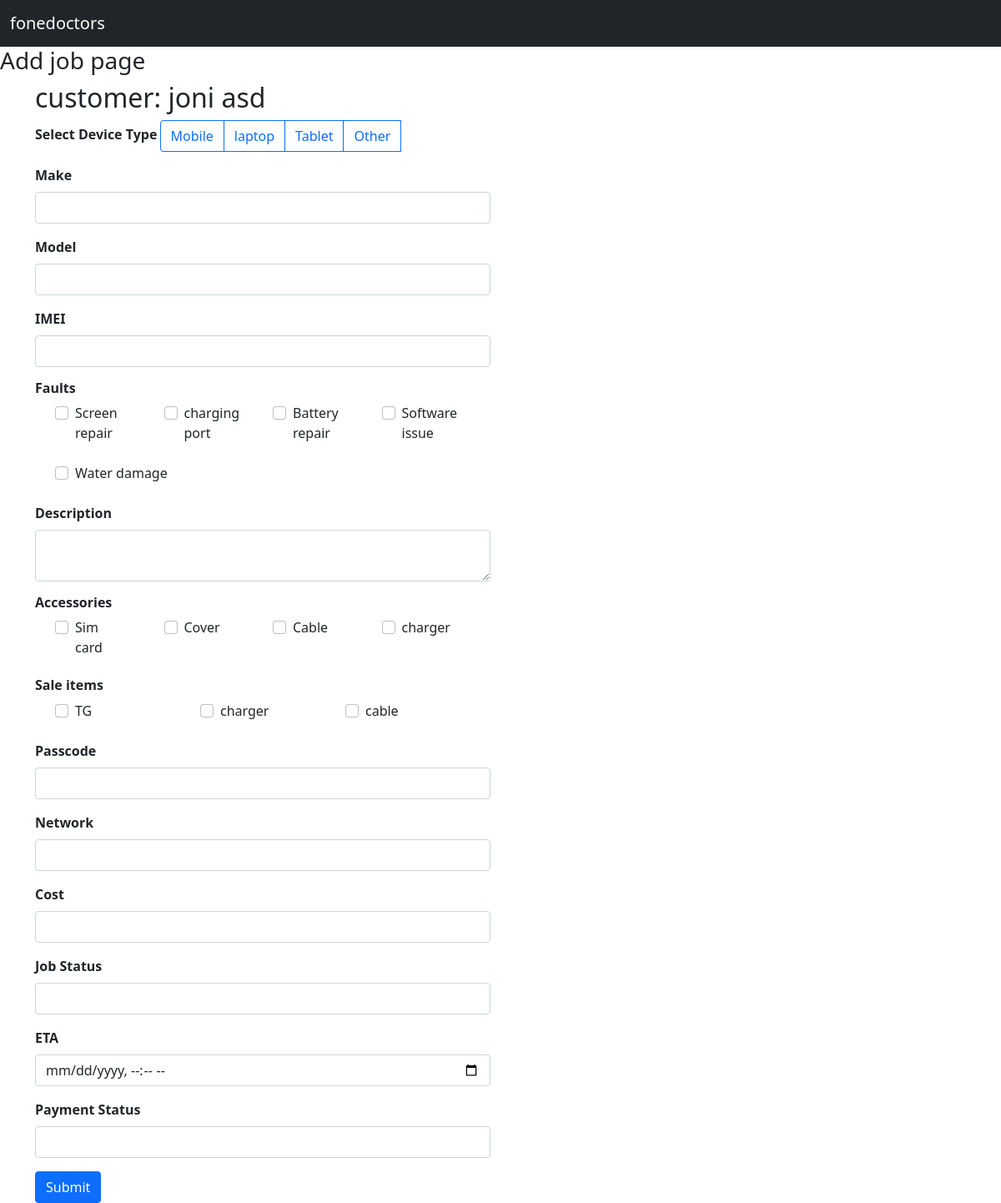
The page /add_direct_job/13 on the database as committed earlier.
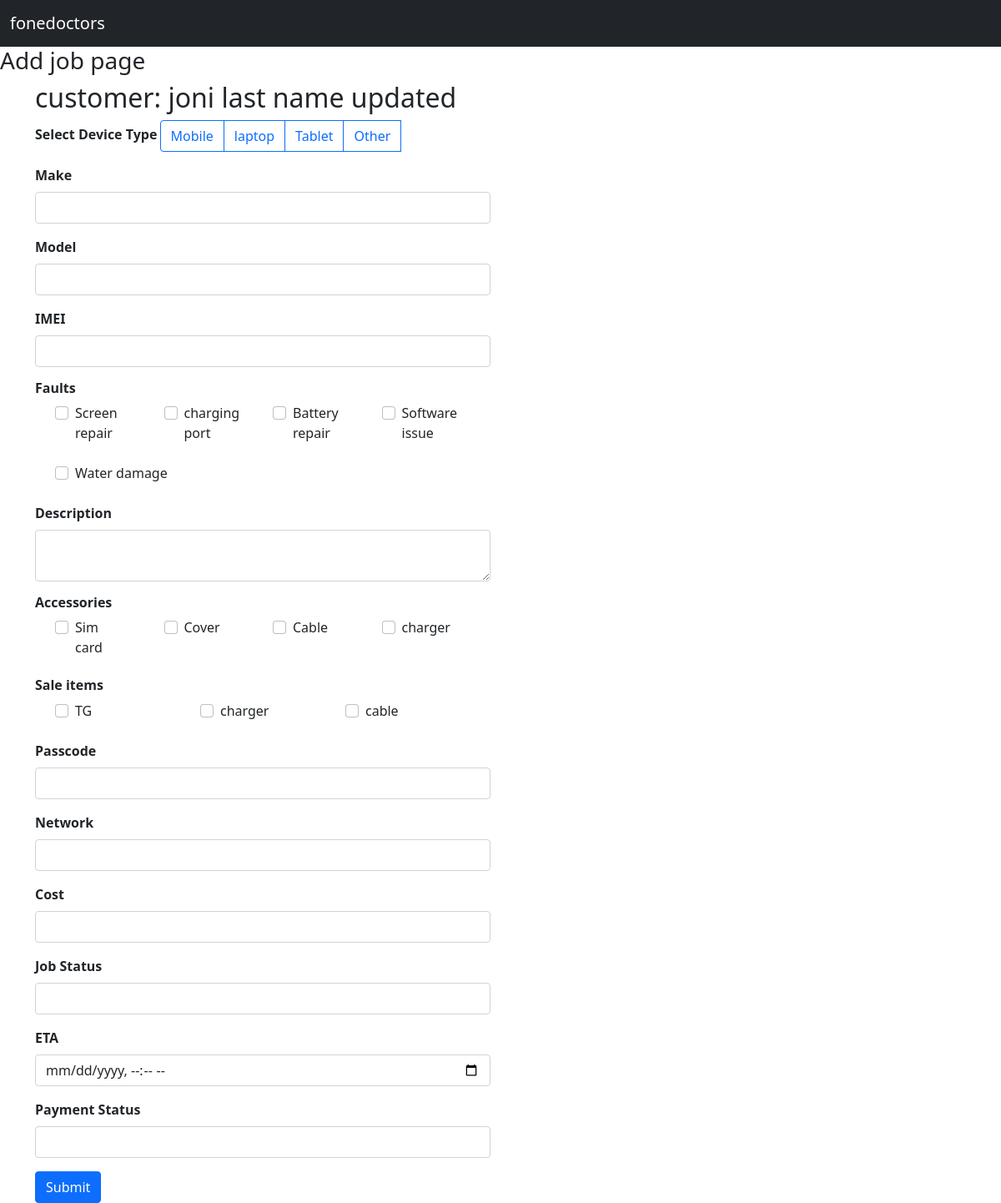
The same page on the database as committed later.
### customer/models.py (models this page shows, shortened)
class Customer(models.Model):
    id = models.AutoField(primary_key=True)
    first_name = models.CharField(max_length=250)
    last_name = models.CharField(max_length=250)
    phone  = models.IntegerField()
    landline  = models.IntegerField()
    email = models.EmailField(max_length=250)
    address = models.CharField(max_length=250)
    postcode = models.CharField(max_length=250)
    created_date = models.DateTimeField(null=True, blank= True)#
    created_by = models.ForeignKey(User,on_delete=models.CASCADE, null=True, blank=True)
    def full_name(self):
        return f"{self.first_name} {self.last_name}"

### Jobs/views.py (the view, shortened to what this page needs)
# urls.py: path('add_direct_job/<str:id>', views.add_direct_job, name='add_direct_job'),
def add_direct_job(request,id):
    if request.method == "GET":
        customers = Customer.objects.get(id=id)
        device = Devices.objects.all()
        make = Make.objects.all()
        model = Model.objects.all()
        fault = Fault.objects.all()
        accessories = Accessories.objects.all()
        sale_item = Sale_item.objects.all()
        network = Network.objects.all()
        job_status = Job_status.objects.all()
        context = {'customers':customers,
                    'device_context':device,
                    'make_context':make,
                    'model_context':model,
                    'fault_context':fault ,
                    'accessories_context':accessories,
                    'sale_item_context':sale_item ,
                    'network_context':network,
                    'job_status_context': job_status
                    }
        return render(request,'add_direct_job.html',context)

### Jobs/models.py (called while the page is built)
    def get_id(self):
        return self.id # with this function we can call specific ID for devices column

### templates/add_direct_job.html (shortened to what the changed rows need)
{% extends 'base.html' %}
{% block content %}
<form method="POST" action= "{% url 'add_direct_job' customers.id %}">
<div class="container">
  <div class="row">
    <div class="col">
      <h2>customer: {{customers.full_name}}</h2>
        <div class="mb-3">
          <label for="exampleInputEmail1" class="form-label" ><strong>Select Device Type </strong></label>
          <div class="btn-group" role="group" aria-label="Basic radio toggle button group">
          </div>
        </div>
        <div class="mb-3" id="mobile_div" >
          <label for="exampleInputEmail1" class="form-label"><strong>Make </strong> {{make.make_device.all }}</label>
          <input list="make_list" name = "make" class="form-control" id="make_mobile" aria-describedby="emailHelp">
      </div>
        <div class="mb-3">
          <label for="exampleInputEmail1" class="form-label"><strong> Model </strong></label>
          <input list="model_list" name = "model" class="form-control" id="model" aria-describedby="emailHelp">
        </div>
        <div class="mb-3">
          <label for="exampleInputEmail1" class="form-label"> <strong> IMEI </strong></label>
          <input type="text" name = "imei" class="form-control" id="exampleInputEmail1" aria-describedby="emailHelp">
        </div>
        <h6> <strong> Faults </strong></h6>
        <div class="container ">
          <div class="row">
          </div>
        </div>
        <div class="mb-3">
          <label for="exampleInputEmail1" class="form-label"> <strong> Description </strong></label>
          <textarea name = "description" class="form-control" id="descrition_id" ></textarea>
        </div>
        <h6><strong> Accessories </strong></h6>
        <div class="container ">
          <div class="row">
          </div>
        </div>
         <h6><strong> Sale items </strong></h6>
         <div class="container ">
           <div class="row">
           </div>
         </div>
        <div class="mb-3">
          <label for="exampleInputEmail1" class="form-label"> <strong> Passcode </strong></label>
          <input type="text" name = "passcode" class="form-control" id="passcode" >
        </div>
        <div class="mb-3"  >
          <label for="network_list" class="form-label"> <strong> Network </strong></label>
          <input list="network_list" name = "network" class="form-control" id="network_list_id" >
      </div>
      <div class="mb-3">
        <label for="exampleInputEmail1" class="form-label"> <strong> Cost </strong></label>
        <input type="number" name = "cost" class="form-control" id="cost" >
      </div>
      <div class="mb-3"  >
        <label for="job_status_list" class="form-label"> <strong> Job Status </strong></label>
        <input list="job_status_list" name = "job_status" class="form-control" id="job_status_id" >
    </div>
    <div class="mb-3">
      <label for="exampleInputEmail1" class="form-label"> <strong>ETA </strong></label>
      <input type="datetime-local" name = "eta" class="form-control" id="eta_id" >
    </div>
  <div class="mb-3"  >
    <label for="payment_status_list" class="form-label"> <strong> Payment Status </strong> </label>
    <input list="payment_status_list" name = "payment_status" class="form-control" id="payment_status_id" >
</div>
        <button type="submit" class="btn btn-primary">Submit</button>
      </form>
{% endblock %}

Rows that differ between the two databases and show on the page:
changed Customer: full_name "joni asd" → "joni last name updated"
